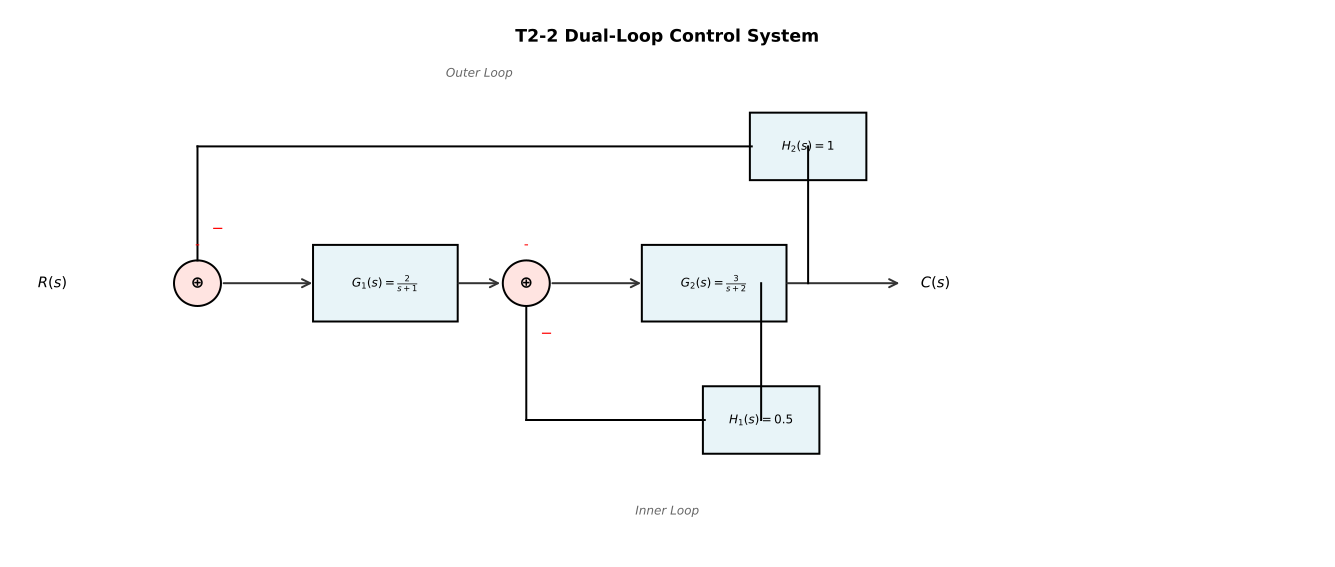

Generate this figure with Python:
#!/usr/bin/env python3
from __future__ import annotations

import subprocess
from pathlib import Path

from PIL import Image


HERE = Path(__file__).resolve().parent
TEX_PATH = HERE / 'T2-2-block-diagram.tex'
PNG_PATH = HERE / 'T2-2-block-diagram.png'
COMPILER = Path.home() / '.agents/skills/tikz-control-draw/scripts/compile_to_png.py'


def main() -> int:
    if not TEX_PATH.is_file():
        raise SystemExit(f'Missing TikZ source: {TEX_PATH}')
    if not COMPILER.is_file():
        raise SystemExit(f'Missing tikz-control-draw compiler: {COMPILER}')

    subprocess.run(
        ['python3', str(COMPILER), str(TEX_PATH), str(PNG_PATH), '300'],
        check=True,
    )
    image = Image.open(PNG_PATH)
    if image.mode != 'RGB':
        white = Image.new('RGB', image.size, 'white')
        if image.mode in {'RGBA', 'LA'} or ('transparency' in image.info):
            rgba = image.convert('RGBA')
            white.paste(rgba, mask=rgba.getchannel('A'))
        else:
            white.paste(image.convert('RGB'))
        white.save(PNG_PATH)
    print(PNG_PATH)
    return 0


if __name__ == '__main__':
    raise SystemExit(main())
